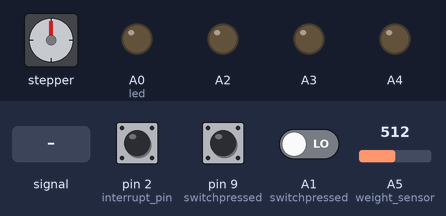
The sketch below on a simulated Arduino Mega 2560, built with avr-gcc and run on an emulated ATmega2560. Parts: stepper motor, output pins drawn as LEDs (lit = HIGH). The inputs (shaded band) are chosen by the test bench; at power-on: pin 9 (switchpressed) LOW, pin 2 (interrupt_pin) LOW, A1 (switchpressed) LOW, A5 (weight_sensor) = 512. Stepper angles assume 2048 steps per turn.

Above: at 1.2 s.
1.3 s: A5 (weight_sensor) fed a 200 Hz sine of ±255 counts around its level
At 3.6 s:
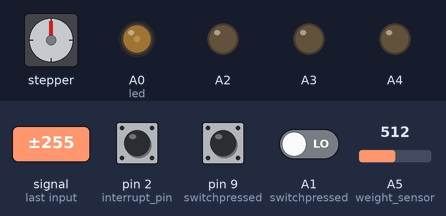
4.1 s: pin 9 (switchpressed) pulled HIGH for 0.15 s
At 6.13 s:
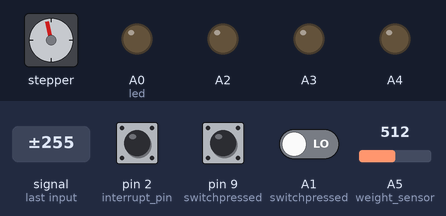
At 8.26 s:
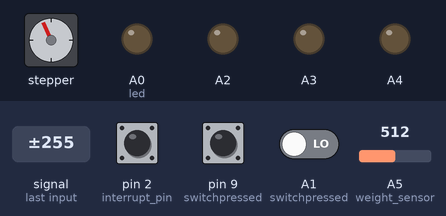
Timing chart, 0 to 27.1 s (numbered marks = the images above; inputs shaded):
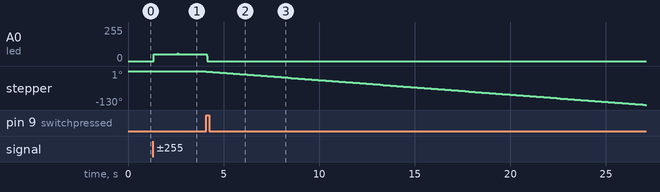

The sketch:

Task3.ino
```cpp
// the elevator can save one order(pending) while moving or when the red led is on
//this order is performed either while moving or afterwards depending on the current floor number


//interrupt is triggered when a switch or a key is pressed
//the interrupt function saves the pressed switch/key


#include<Keypad.h>
#include <Stepper.h>
Stepper s(32,13,11,12,10);
int pending=-1;//to store requests in case of calls when "overweight" or when busy
int pending2=0;
int sevenseg [8][3]={{0,0,0},{ 0,0,1},{ 0,1,0}, {0,1,1}, {1,0,0}, {1,0,1} ,{1,1,0}, {1,1,1}};
int k;
int switchtime=0;
int currentfloor=0;
unsigned long currentmillis;
int weight;
bool overweight=false;
bool idle=true;
const byte rows = 4; //four rows
const byte cols = 2; //three columns
char keys[rows][cols] ={{'1','0'},{'3','2'},{'5','4'},{'7','6'}};
byte rowPins[rows] = {3, 4, 5,6}; //connect to the row pinouts of the keypad
byte colPins[cols] = {7, 8}; //connect to the column pinouts of the keypad
Keypad mykeypad = Keypad( makeKeymap(keys), rowPins, colPins, rows, cols );

///////////////////////////////////////////////////////////////////////////////
//utility functions
/////////////////////////////////////////////////////////////////////////////////
int switchpressed(){
switchtime=switchtime+1;
int ss=currentmillis-switchtime;
//Serial.println(ss);
  if((digitalRead(0)||digitalRead(1)||digitalRead(A1)||digitalRead(9))&&((currentmillis-switchtime)>=200))
{ int q0= digitalRead(0); //lsb
  int q1= digitalRead(1);
  int q2= digitalRead(A1);
  int reqfloor=q2*4+q1*2+q0;

  return reqfloor;}
  else if(digitalRead(9)&&((currentmillis-switchtime)>=200))
  return 0;
  else
  return -1;
}
/////////////////////////////////////////////////////////////////////////////
void motion(int k)
{int p=k;
   if(currentfloor<p )
 {int c=currentfloor;

  for(int i=0;i<(p-c);i++)
  {
    s.step(-32);
 //

 //
  currentfloor=currentfloor+1;

  floornumber(currentfloor);

  //Serial.println(pending2);
  if(pending2==currentfloor)
  {wait1sec(); pending2=-1;}


  }
  wait1sec();
if(pending2!=-1)
{pending=pending2;
  }


 }
 else if(currentfloor>p)
 {int c=currentfloor;
  for(int i=0;i<(c-p);i++)
  {s.step(32);

  //storeorders();
  currentfloor=currentfloor-1;
  floornumber(currentfloor);
   if(pending2==currentfloor)
  {wait1sec(); pending2=-1;}


  }
  wait1sec();
if(pending2!=-1)
{pending=pending2;
  }
   }
}
//////////////////////////////////////////////////////////

///////////////////////////////////////////////////////
void floornumber(int num)
{ digitalWrite(A4,sevenseg[num][0]); //msb
  digitalWrite(A3,sevenseg[num][1]);
  digitalWrite(A2,sevenseg[num][2]);
}
//////////////////////////////////////////////////////

//////////////////////////////////////////////////////
void storeorders()
{
  char y= mykeypad.getKey();
   if(y!= NO_KEY){pending2=ReadKeypad(y);}
    else if(switchpressed()!=-1){pending2=switchpressed();}
    Serial.println(pending2);


}
//////////////////////////////////////////////////////////
void wait1sec()
{
  int t=millis();
  while(millis() < t+1000)
  {s.step(0);}
}
//////////////////////////////////////////////////////////
int ReadKeypad(char x)
{int key;
  //Serial.println(x);
key=x-48; //convert ascii to decimal
return key;}
///////////////////////////////////////////////////////////
void setup() {
s.setSpeed(60);
pinMode(A1,INPUT);
pinMode(1,INPUT);
pinMode(0,INPUT);
pinMode(A3,OUTPUT); //7 seg
pinMode(A4,OUTPUT); // 7 seg MSB
pinMode(A2,OUTPUT); //7 seg LSB
pinMode(A5,INPUT); //weight sensor
pinMode(A0,OUTPUT); //led
pinMode(2,INPUT); //interrupt pin
Serial.begin(9600);
attachInterrupt(digitalPinToInterrupt(2),storeorders,HIGH);

}
/////////////////////////////////////////////////////////////
void loop() {

    currentmillis=millis();

//------------checks weight--------------// if weight above 70 motor stops is taken
int w = analogRead(A5);
  double volt = w* (5.0/ 1023.0);
  if(volt > 3.5)
  {
   digitalWrite(A0,HIGH);
  char y= mykeypad.getKey();
   if(y!= NO_KEY){pending=ReadKeypad(y);}
    else if(switchpressed()!=-1){pending=switchpressed();}
   }
   else {                              //if weight is less than 70 proceed
   {digitalWrite(A0,LOW);
   char y= mykeypad.getKey();
   if(y!= NO_KEY){pending=ReadKeypad(y);}
   else if(switchpressed()!=-1){pending=switchpressed();}
if(pending!=-1)
{motion(pending);
pending=-1;}
else if (pending2!=-1)
{motion(pending2);
pending2=-1;}
}

}
}
```

Measured:
- after the input at 1.3 s, A0 (led): 0/255 → 51/255 after 0.05 s
- after the input at 4.1 s, stepper: keeps turning counter-clockwise at about 6°/s, starting at once
